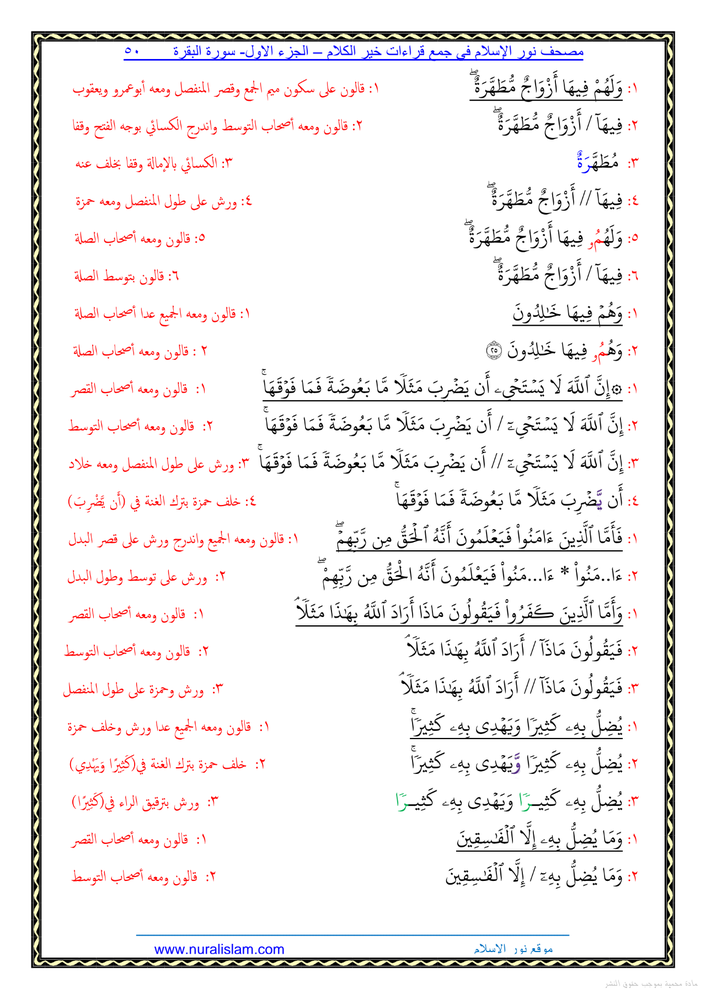
#> input picture original.png, 706 x 999 px, shrunk from 1280 x 1810 before the run
$ python find_text.py
#> lines starting #> are read from the running program, lines starting #| are printed output that depends on the picture; after the words box and inside, x2 and y2 are one past the last pixel; in counts of white or black regions, pixels touching at a corner belong together
import cv2

# Load image, grayscale, Gaussian blur, adaptive threshold
image = cv2.imread('original.png')
#> image is the input picture: shape (999, 706, 3); mean B, G, R 237.5, 237.4, 240.2
gray = cv2.cvtColor(image, cv2.COLOR_BGR2GRAY)
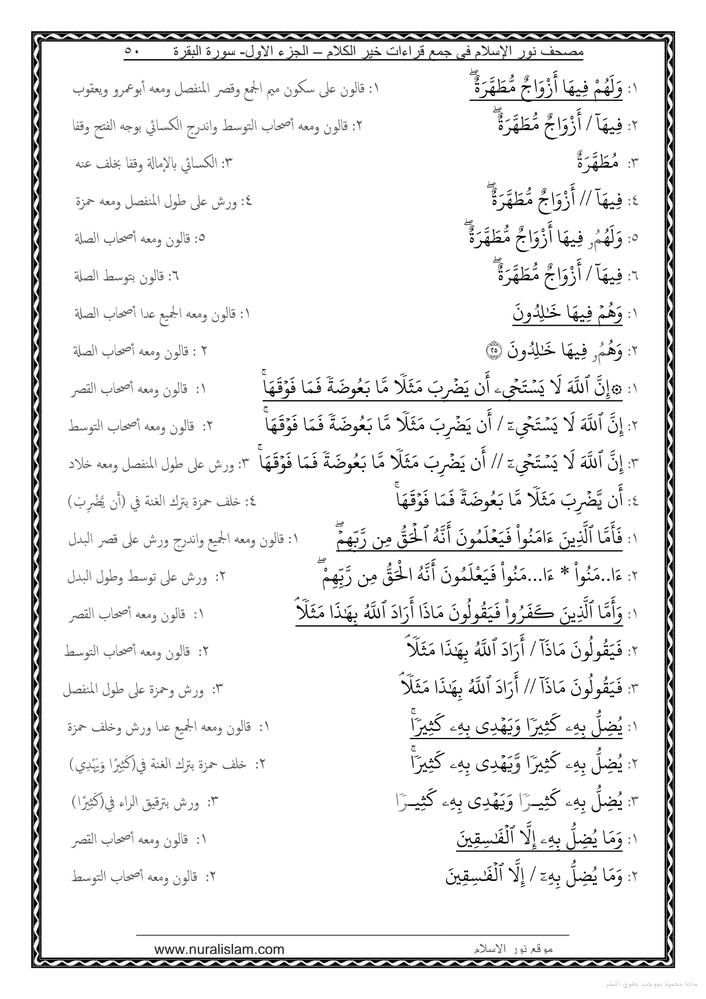
#> gray: shape (999, 706); min 0, max 255, mean 238.3
blur = cv2.GaussianBlur(gray, (9,9), 0)
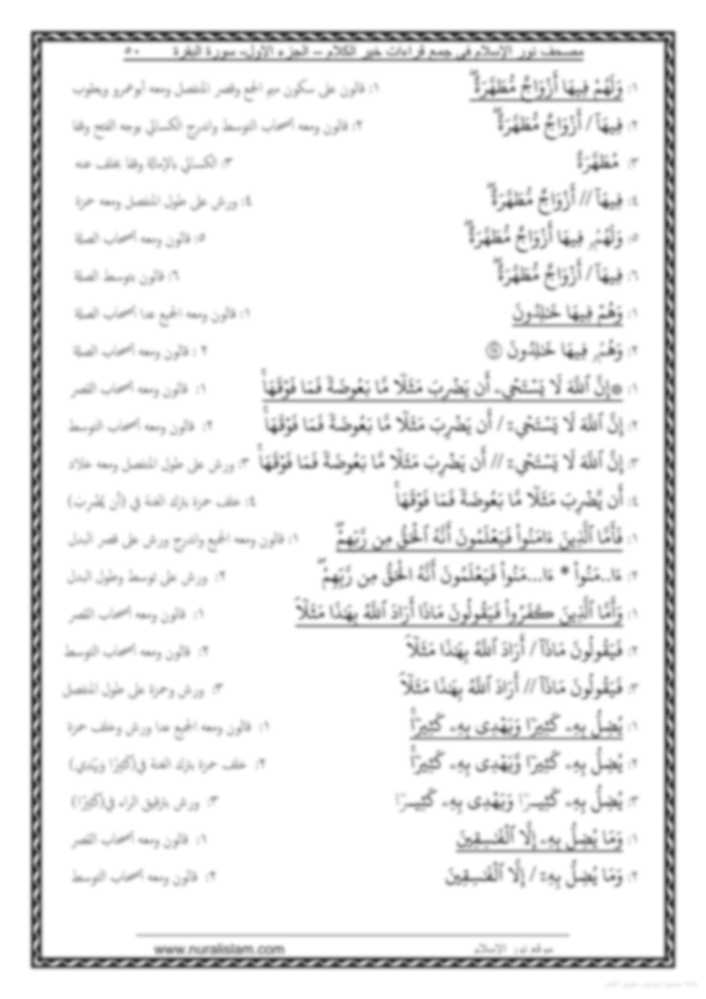
#> blur: shape (999, 706); min 51, max 255, mean 238.3
thresh = cv2.adaptiveThreshold(blur,255,cv2.ADAPTIVE_THRESH_GAUSSIAN_C, cv2.THRESH_BINARY_INV,11,30)
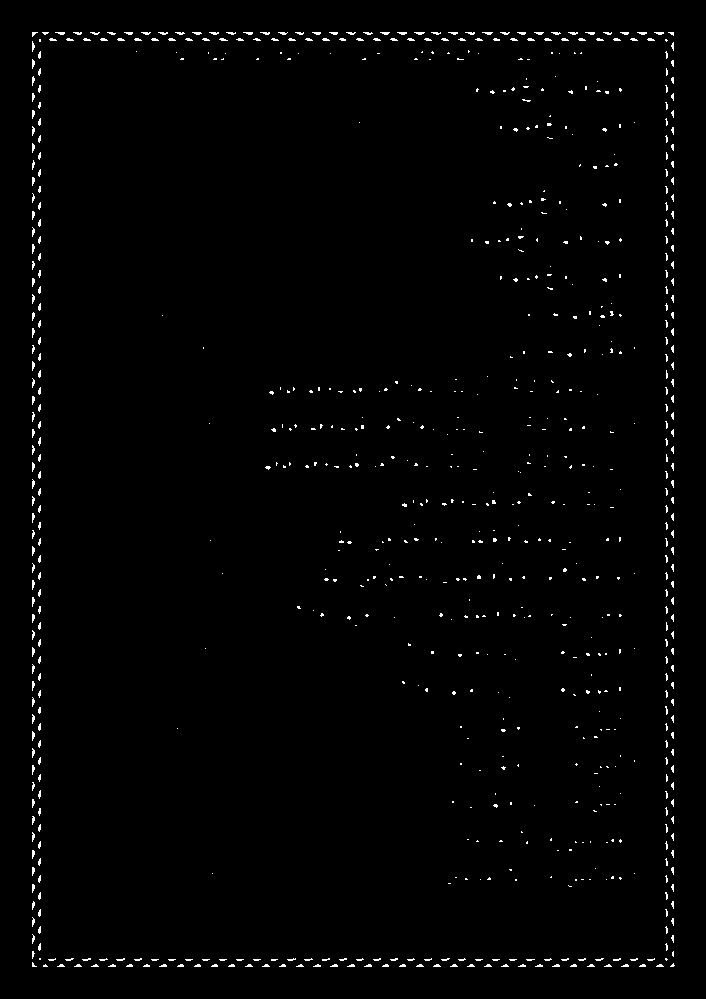
#> thresh: shape (999, 706); 1.2% white in thin lines or dots, all inside (x1, y1, x2, y2) = (32, 32, 675, 967)

# Dilate to combine adjacent text contours
kernel = cv2.getStructuringElement(cv2.MORPH_RECT, (15,15))
dilate = cv2.dilate(thresh, kernel, iterations=4)
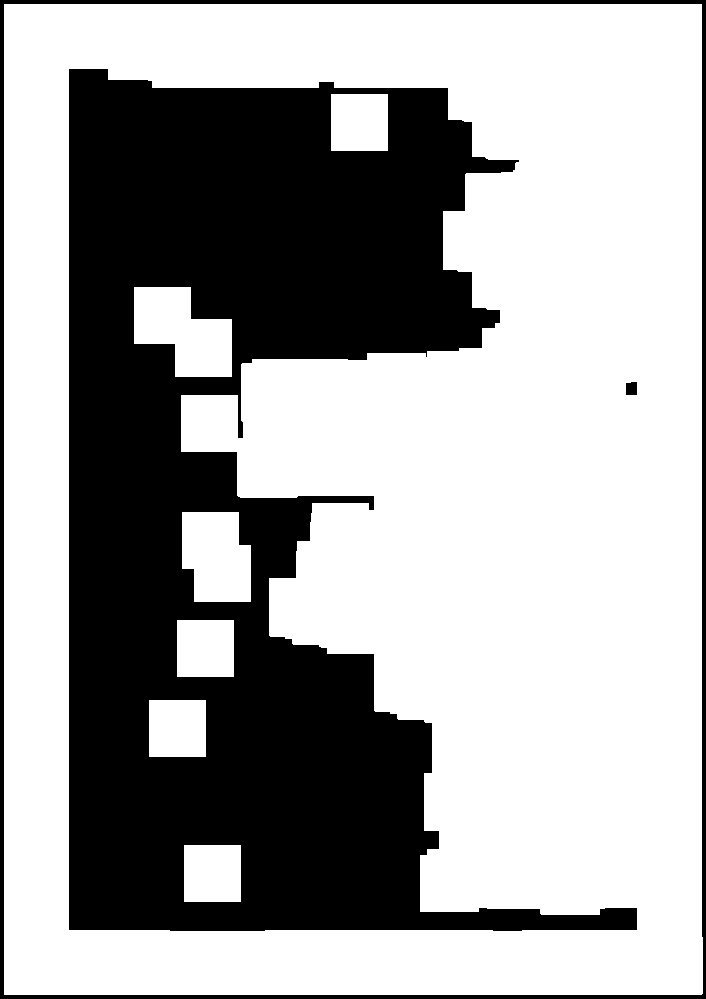
#> dilate: shape (999, 706); 64.2% white; 3 black regions

# Find contours, highlight text areas, and extract ROIs
cnts = cv2.findContours(dilate, cv2.RETR_EXTERNAL, cv2.CHAIN_APPROX_SIMPLE)
#> cnts = 1 contour; box (x1, y1, x2, y2) and area: (4, 4, 703, 995) 690087
cnts = cnts[0] if len(cnts) == 2 else cnts[1]
#> cnts = 1 item

ROI_number = 0
for c in cnts:
    area = cv2.contourArea(c)
    if area > 10000:
        x,y,w,h = cv2.boundingRect(c)
        cv2.rectangle(image, (x, y), (x + w, y + h), (0,0,255), 1)
#> this loop made 1 pass
#> (area, x, y, w, h) on pass 1: (690087, 4, 4, 699, 991)
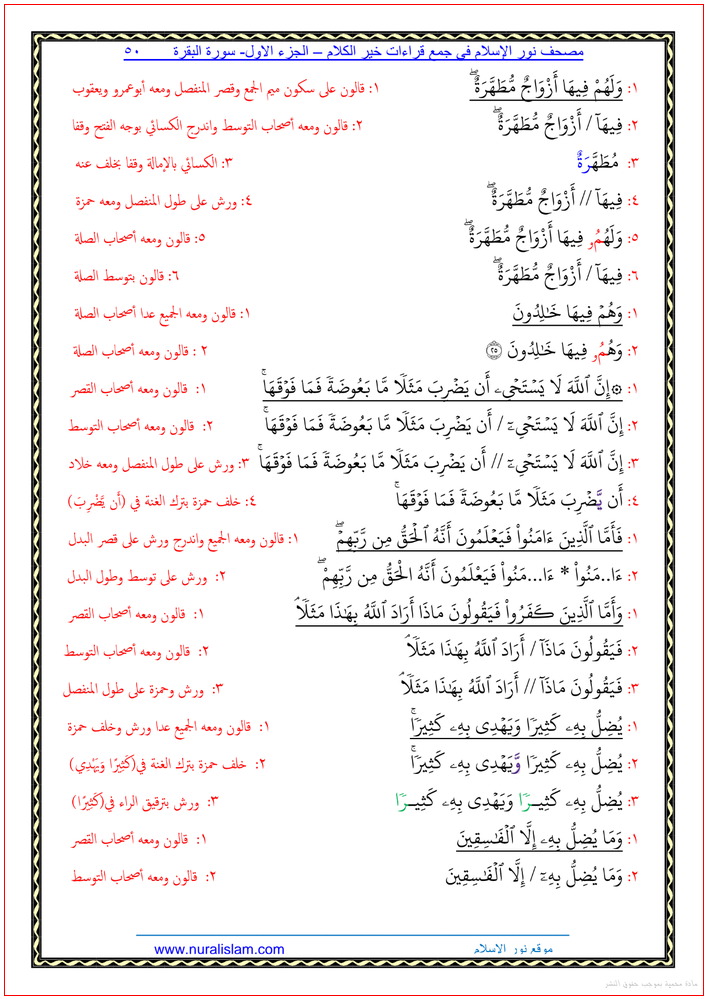
#> image: shape (999, 706, 3); 0.48% of pixels changed, all inside (x1, y1, x2, y2) = (4, 4, 704, 996)
        # [4 lines of commented-out code are left out]
cv2.imshow('dilate', dilate)
# cv2.imshow('image', image)
# cv2.imwrite('finalresult.png',dilate)
cv2.imwrite('finalresult.png', image)
cv2.waitKey()
# cv2.rectangle(img_rgb, pt, (pt[0] - 300, pt[1] + w), (0, 0, 255), 2)
#   cv2.rectangle(img_rgb, pt, (pt[0] - h, pt[1] + w), (0, 0, 255), 2)
